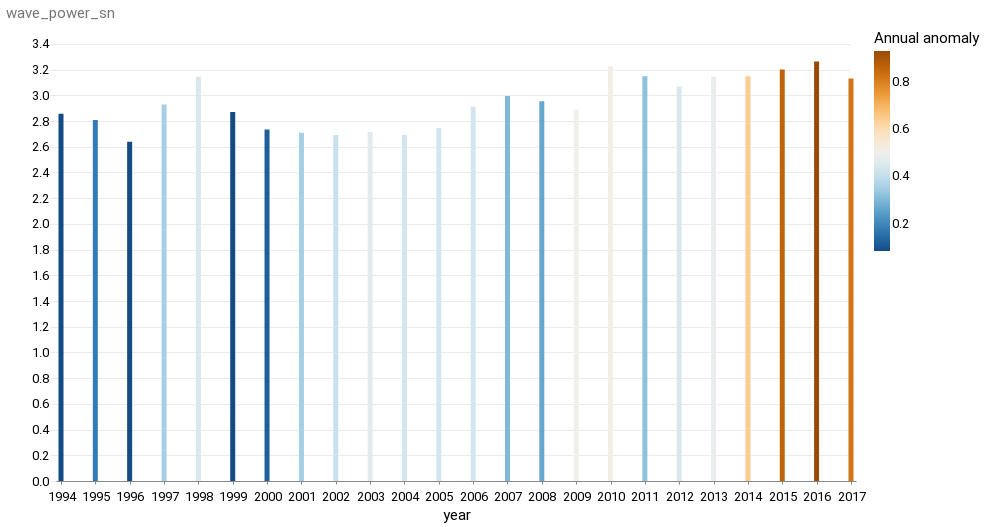

The code cell stored with this chart in its notebook:
### Code cell
alt.Chart(wp_sst_dw).mark_bar().encode(
    x=alt.X("year"),
    y=alt.Y("wave_power_sn"),
    color=alt.Color(
        ("Annual anomaly"), scale=alt.Scale(scheme="blueorange", reverse=False)
    ),
)

### Figure 1 — Vega-Lite specification as saved in the notebook (floating-point values rounded to 4 significant figures)
{"config": {"view": {"width": 800, "height": 450, "strokeOpacity": 0}, "background": "#ffffff", "title": {"anchor": "start", "font": "Summit Sans", "fontColor": "palette[\"black\"]", "fontSize": 18, "fontWeight": "normal"}, "arc": {"fill": "#00d4d8"}, "area": {"fill": "#00d4d8"}, "line": {"stroke": "#00d4d8", "strokeWidth": 3}, "path": {"stroke": "#00d4d8"}, "rect": {"fill": "#00d4d8"}, "shape": {"stroke": "#00d4d8"}, "bar": {"fill": "#00d4d8"}, "point": {"stroke": "#00d4d8"}, "symbol": {"fill": "#00d4d8", "size": 30}, "axis": {"titleFont": "Roboto", "titleFontSize": 15, "titleFontWeight": "normal", "labelFont": "Roboto, sans", "labelFontSize": 13, "labelFontWeight": "normal"}, "axisX": {"labelAngle": 0, "labelPadding": 6, "tickSize": 3, "grid": false}, "axisY": {"labelBaseline": "middle", "maxExtent": 45, "minExtent": 45, "titleAlign": "left", "titleAngle": 0, "titleX": -45, "titleY": -11, "domainOpacity": 0, "gridWidth": 0.6, "gridColor": "#dddddd", "offset": 6, "tickSize": 0, "titleColor": "#767676"}, "legend": {"titleFont": "Roboto", "titleFontSize": 15, "titleFontWeight": "normal", "symbolType": "square", "labelFont": "Roboto, sans", "labelFontSize": 13}, "range": {"category": ["#005f66", "#e37e2d", "#d64a3b", "#76b0ef", "#c1bc40"], "diverging": ["#e68a4f", "#f4bb6a", "#f9e39c", "#dadfe2", "#a6b7c6", "#849eae"], "heatmap": ["#7ff6f6", "#00eeef", "#00d4d8", "#00abb2", "#00848b", "#fbf2c7", "#00363d"], "ordinal": ["#7ff6f6", "#00eeef", "#00d4d8", "#00abb2", "#00848b", "#fbf2c7", "#00363d"], "ramp": ["#7ff6f6", "#00eeef", "#00d4d8", "#00abb2", "#00848b", "#fbf2c7", "#00363d"]}}, "data": {"name": "data-37c2ee14f473b9b1287f6de0527fb392"}, "mark": "bar", "encoding": {"color": {"field": "Annual anomaly", "scale": {"reverse": false, "scheme": "blueorange"}, "type": "quantitative"}, "x": {"field": "year", "type": "temporal"}, "y": {"field": "wave_power_sn", "type": "quantitative"}}, "$schema": "https://vega.github.io/schema/vega-lite/v4.17.0.json", "datasets": {"data-37c2ee14f473b9b1287f6de0527fb392": [{"year": "1994-01-01T00:00:00", "wave_power_sn": 2.856, "Annual anomaly": 0.084}, {"year": "1995-01-01T00:00:00", "wave_power_sn": 2.807, "Annual anomaly": 0.174}, {"year": "1996-01-01T00:00:00", "wave_power_sn": 2.639, "Annual anomaly": 0.084}, {"year": "1997-01-01T00:00:00", "wave_power_sn": 2.928, "Annual anomaly": 0.354}, {"year": "1998-01-01T00:00:00", "wave_power_sn": 3.144, "Annual anomaly": 0.444}, {"year": "1999-01-01T00:00:00", "wave_power_sn": 2.87, "Annual anomaly": 0.084}, {"year": "2000-01-01T00:00:00", "wave_power_sn": 2.735, "Annual anomaly": 0.12}, {"year": "2001-01-01T00:00:00", "wave_power_sn": 2.708, "Annual anomaly": 0.354}, {"year": "2002-01-01T00:00:00", "wave_power_sn": 2.691, "Annual anomaly": 0.408}, {"year": "2003-01-01T00:00:00", "wave_power_sn": 2.714, "Annual anomaly": 0.462}, {"year": "2004-01-01T00:00:00", "wave_power_sn": 2.694, "Annual anomaly": 0.426}, {"year": "2005-01-01T00:00:00", "wave_power_sn": 2.746, "Annual anomaly": 0.426}, {"year": "2006-01-01T00:00:00", "wave_power_sn": 2.914, "Annual anomaly": 0.426}, {"year": "2007-01-01T00:00:00", "wave_power_sn": 2.994, "Annual anomaly": 0.3}, {"year": "2008-01-01T00:00:00", "wave_power_sn": 2.954, "Annual anomaly": 0.264}, {"year": "2009-01-01T00:00:00", "wave_power_sn": 2.89, "Annual anomaly": 0.498}, {"year": "2010-01-01T00:00:00", "wave_power_sn": 3.225, "Annual anomaly": 0.516}, {"year": "2011-01-01T00:00:00", "wave_power_sn": 3.147, "Annual anomaly": 0.318}, {"year": "2012-01-01T00:00:00", "wave_power_sn": 3.069, "Annual anomaly": 0.444}, {"year": "2013-01-01T00:00:00", "wave_power_sn": 3.144, "Annual anomaly": 0.48}, {"year": "2014-01-01T00:00:00", "wave_power_sn": 3.148, "Annual anomaly": 0.642}, {"year": "2015-01-01T00:00:00", "wave_power_sn": 3.2, "Annual anomaly": 0.858}, {"year": "2016-01-01T00:00:00", "wave_power_sn": 3.263, "Annual anomaly": 0.93}, {"year": "2017-01-01T00:00:00", "wave_power_sn": 3.13, "Annual anomaly": 0.822}]}}
